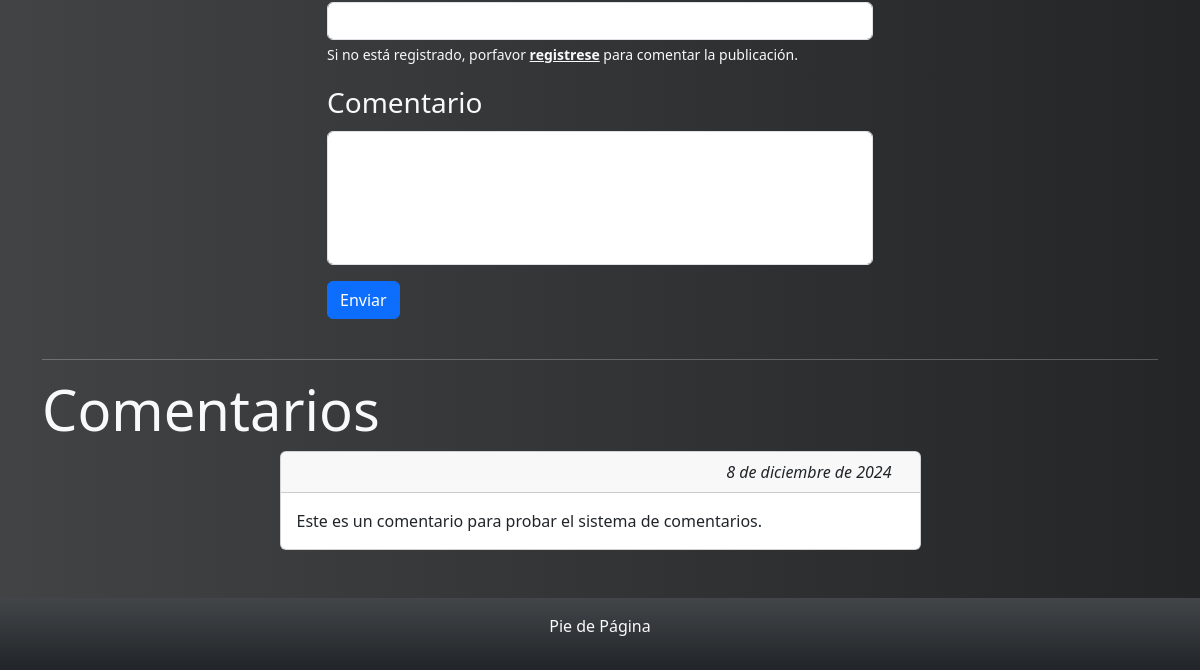
The app's page /publicacion/5 (lower part), older data.
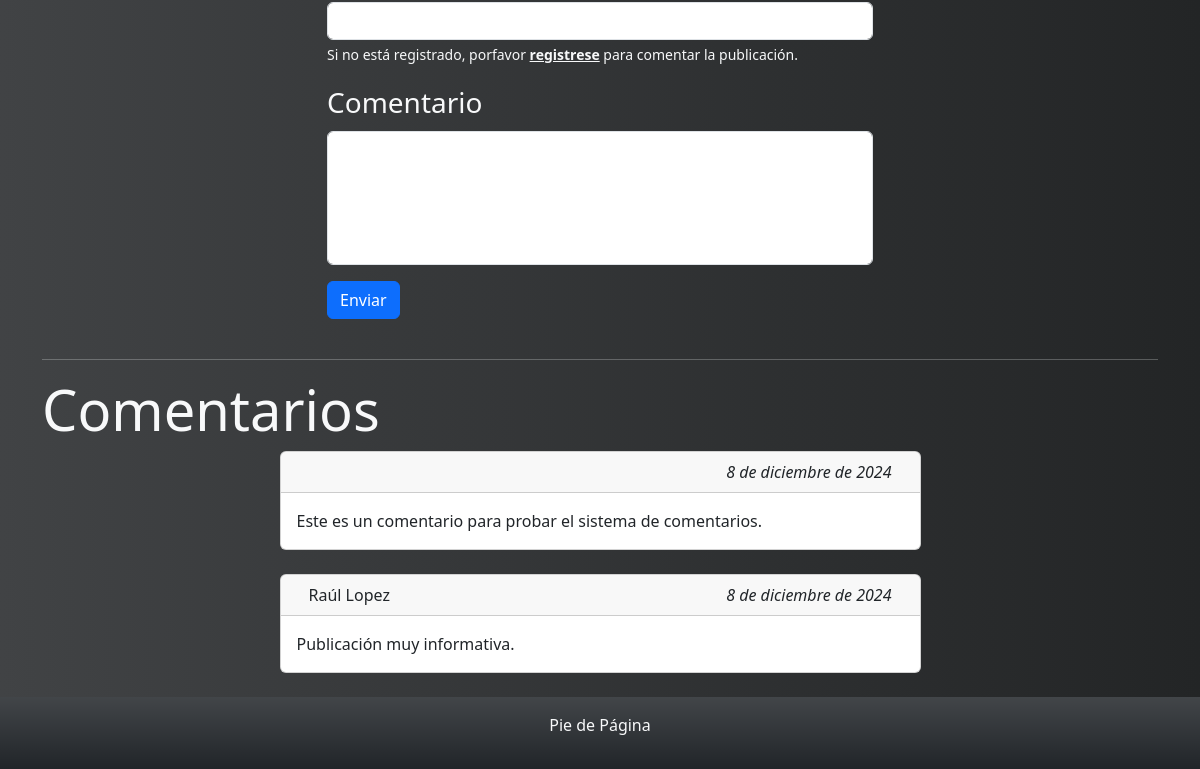
The same page, newer data.
### main_blog/models.py (models this page shows, shortened)
class ComentarioAutor(models.Model):
    id = models.AutoField('Id', primary_key=True)
    contenido = models.TextField('Contenido', null=False, blank=False)
    fecha_publicacion = models.DateField('Fecha Publicación', auto_now_add=True, auto_now=False)
    autor = models.ForeignKey(User, on_delete=models.CASCADE)
    publicacion = models.ForeignKey(Publicacion, on_delete=models.CASCADE)
    class Meta:
        verbose_name = 'Comentario Autor'
        verbose_name_plural = 'Comentarios Autor'

class ComentarioLector(models.Model):
    id = models.AutoField('Id', primary_key=True)
    contenido = models.TextField('Contenido', null=False, blank=False)
    fecha_publicacion = models.DateField('Fecha Publicación', auto_now_add=True, auto_now=False)
    lector = models.ForeignKey(Lector, on_delete=models.CASCADE)
    publicacion = models.ForeignKey(Publicacion, on_delete=models.CASCADE)
    class Meta:
        verbose_name = 'Comentario Lector'
        verbose_name_plural = 'Comentarios Lector'

class Lector(models.Model):
    id = models.AutoField('Id', primary_key=True)
    correo = models.EmailField('Correo', unique=True, null=False, blank=False)
    nombre = models.CharField('Nombre', null=False, blank=False, max_length=150)
    apellido = models.CharField('Apellido', null=False, max_length=150)
    fecha_registro = models.DateField('Fecha Registro', auto_now=False, auto_now_add=True)
    estado = models.BooleanField('Estado Activo/Inactivo', default=True)
    class Meta:
        verbose_name = 'Lector'
        verbose_name_plural = 'Lectores'

### main_blog/views.py (the view, shortened to what this page needs)
# urls.py: path('publicacion/<int:id_publicacion>', publicacion, name='publicacion'),
def publicacion(request, id_publicacion):
    try:
        publicacion = Publicacion.objects.get(pk=id_publicacion, estado=True)
        categoria_publicacion = publicacion.categoria
        otras_publicaciones = Publicacion.objects.filter(
            categoria=categoria_publicacion,
            estado=True).exclude(
                pk=id_publicacion).order_by('-fecha_publicacion')[:3]
        categorias = Categoria.objects.filter(estado=True).order_by('-fecha_registro')
        autor_comentarios = ComentarioAutor.objects.filter(
            publicacion=publicacion).order_by('-fecha_publicacion')
        lector_comentarios = ComentarioLector.objects.filter(
            publicacion=publicacion).order_by('-fecha_publicacion')
        context = {
            'publicacion':publicacion,
            'categorias':categorias,
            'otros':otras_publicaciones,
            'autor_comentarios':autor_comentarios,
            'lector_comentarios':lector_comentarios
        }
        return render(request, 'publicacion.html', context)
    except Publicacion.DoesNotExist:
        return render(request, 'error.html')

### main_blog/models.py (called while the page is built)
    def __str__(self) -> str:
        return self.nombre

### main_blog/templates/publicacion.html (shortened to what this page needs)
{% extends 'index.html' %}
{% block recomendados %}
<div class="container">
    <div class="row justify-content-around">
        <div class="col-6 text-light pb-4">
            <form action="" method="post">
                {% if request.user.is_authenticated %}
                <div class="mb-3">
                    <label for="exampleInputEmail1" class="form-label fs-3">Correo</label>
                    <input type="email" name="correo" class="form-control" value="{{ request.user.email }}" readonly id="exampleInputEmail1" aria-describedby="emailHelp">
                </div>
                {% else %}
                <div class="mb-3">
                    <input type="email" name="correo" class="form-control" id="exampleInputEmail1" aria-describedby="emailHelp">
                    <div id="emailHelp" class="form-text text-light">
                        Si no está registrado, porfavor <a href="/registro/" class="alert-link">registrese</a> para comentar la publicación.
                    </div>
                </div>
                {% endif %}
                <div class="mb-3">
                    <label for="exampleInputPassword1" class="form-label fs-3">Comentario</label>
                    <textarea class="form-control" name="comentario" id="exampleFormControlTextarea1" required rows="5" style="resize: none;"></textarea>
                </div>
                <button type="submit" class="btn btn-primary">Enviar</button>
            </form>
        </div>
    </div>
</div>
<div class="container">
    <hr class="text-light">
</div>
<div class="container">
    <div class="row text-light">
        <h1 class="display-4">Comentarios</h1>
    </div>
    <div class="row justify-content-around">
        <div class="col-7 text-light pb-4">
            {% for autor_comentario in autor_comentarios %}
            <div class="card mb-4">
                <div class="card-header">
                    <div class="container">
                        <div class="row">
                            <div class="col-6">
                            </div>
                            <div class="col-6 text-end fst-italic">
                                {{ autor_comentario.fecha_publicacion }}
                            </div>
                        </div>
                    </div>
                </div>
                <div class="card-body">
                    <p class="card-text">{{ autor_comentario.contenido }}</p>
                </div>
            </div>
            {% endfor %}
            {% for lector_comentario in lector_comentarios %}
            <div class="card">
                <div class="card-header">
                    <div class="container">
                        <div class="row">
                            <div class="col-6">
                                {{ lector_comentario.lector.nombre }} {{ lector_comentario.lector.apellido }}
                            </div>
                            <div class="col-6 text-end fst-italic">
                                {{ lector_comentario.fecha_publicacion }}
                            </div>
                        </div>
                    </div>
                </div>
                <div class="card-body">
                    <p class="card-text">{{ lector_comentario.contenido }}</p>
                </div>
            </div>
            {% endfor %}
        </div>
    </div>
</div>
{% endblock %}

### main_blog/templates/index.html (shortened to what this page needs)
{% load static %}
<!DOCTYPE html>
<html lang="es">
<head>
    <link href="https://cdn.jsdelivr.net/npm/bootstrap@5.3.3/dist/css/bootstrap.min.css" rel="stylesheet"
>
    <link rel="stylesheet" href="{% static 'css/style.css' %}">
</head>
<body>
    {% block recomendados %}
    {% endblock %}
    {% block pie_pagina %}
    <footer class="py-3 text-light text-center bg-dark bg-gradient">
        <p>Pie de Página</p>
    </footer>
    {% endblock %}
</body>
</html>

### main_blog/static/css/style.css (style rules this page uses)
body { background: #232526; background: -webkit-linear-gradient(to right, #414345, #232526); background: linear-gradient(to right, #414345, #232526); }

Row changes from the older to the newer data that the page shows:
added ComentarioLector: lector.nombre "Raúl", lector.apellido "Lopez", fecha_publicacion "8 de diciembre de 2024", contenido "Publicación muy informativa."
